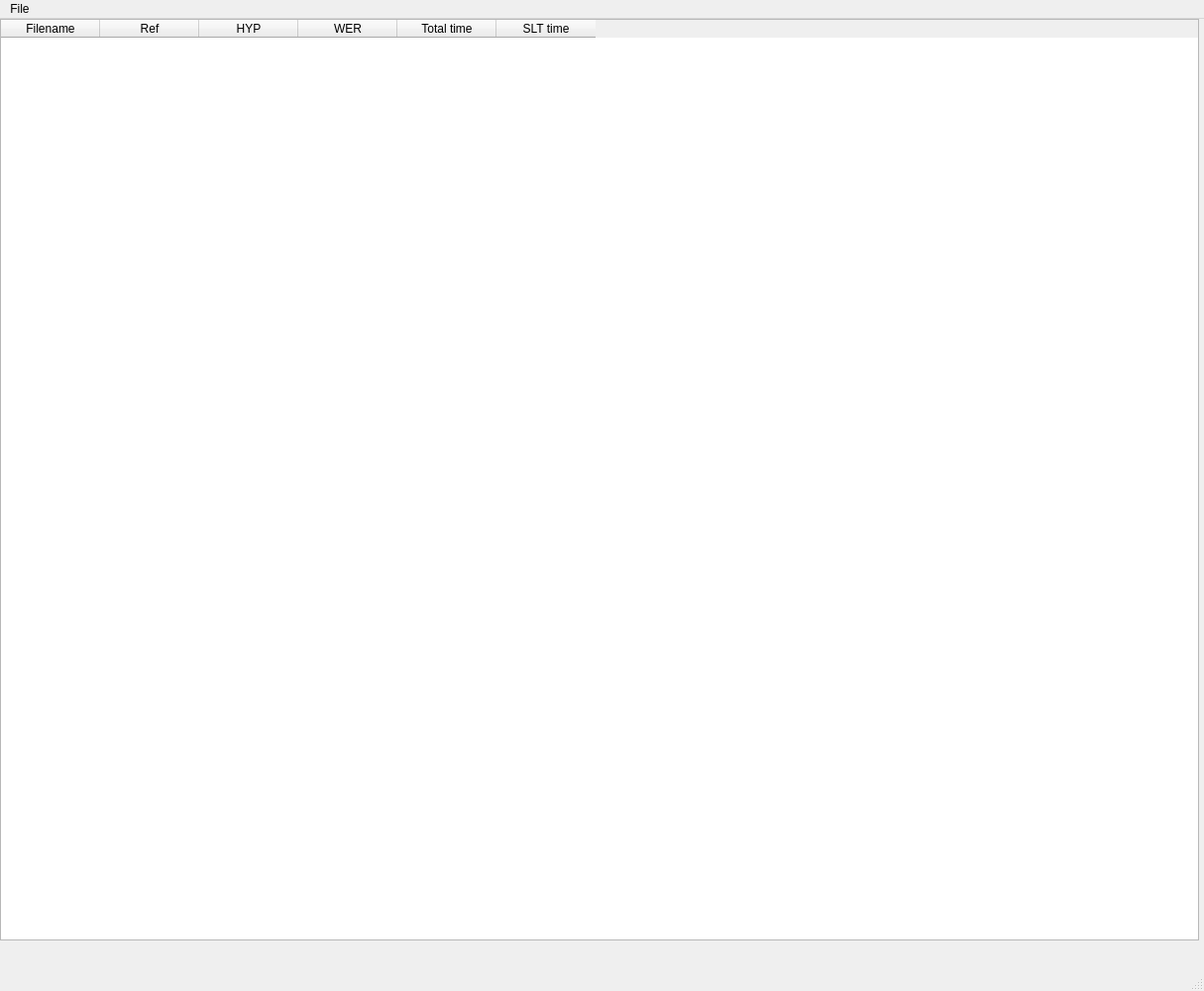
<?xml version="1.0" encoding="UTF-8"?>
<ui version="4.0">
 <class>MainWindow</class>
 <widget class="QMainWindow" name="MainWindow">
  <property name="geometry">
   <rect>
    <x>0</x>
    <y>0</y>
    <width>1215</width>
    <height>1000</height>
   </rect>
  </property>
  <property name="sizePolicy">
   <sizepolicy hsizetype="Fixed" vsizetype="Fixed">
    <horstretch>0</horstretch>
    <verstretch>0</verstretch>
   </sizepolicy>
  </property>
  <property name="windowTitle">
   <string>MainWindow</string>
  </property>
  <widget class="QWidget" name="centralwidget">
   <widget class="QTableWidget" name="tableWidget">
    <property name="geometry">
     <rect>
      <x>0</x>
      <y>0</y>
      <width>1210</width>
      <height>930</height>
     </rect>
    </property>
    <column>
     <property name="text">
      <string>Filename</string>
     </property>
    </column>
    <column>
     <property name="text">
      <string>Ref</string>
     </property>
    </column>
    <column>
     <property name="text">
      <string>HYP</string>
     </property>
    </column>
    <column>
     <property name="text">
      <string>WER</string>
     </property>
    </column>
    <column>
     <property name="text">
      <string>Total time</string>
     </property>
    </column>
    <column>
     <property name="text">
      <string>SLT time</string>
     </property>
    </column>
   </widget>
  </widget>
  <widget class="QMenuBar" name="menubar">
   <property name="geometry">
    <rect>
     <x>0</x>
     <y>0</y>
     <width>1215</width>
     <height>34</height>
    </rect>
   </property>
   <widget class="QMenu" name="menuFile">
    <property name="title">
     <string>File</string>
    </property>
    <addaction name="actionVideo_tester"/>
    <addaction name="actionGloss_tester"/>
   </widget>
   <addaction name="menuFile"/>
  </widget>
  <widget class="QStatusBar" name="statusbar"/>
  <action name="actionVideo_tester">
   <property name="text">
    <string>Video_tester</string>
   </property>
  </action>
  <action name="actionGloss_tester">
   <property name="text">
    <string>Gloss_tester</string>
   </property>
  </action>
 </widget>
 <resources/>
 <connections/>
</ui>
